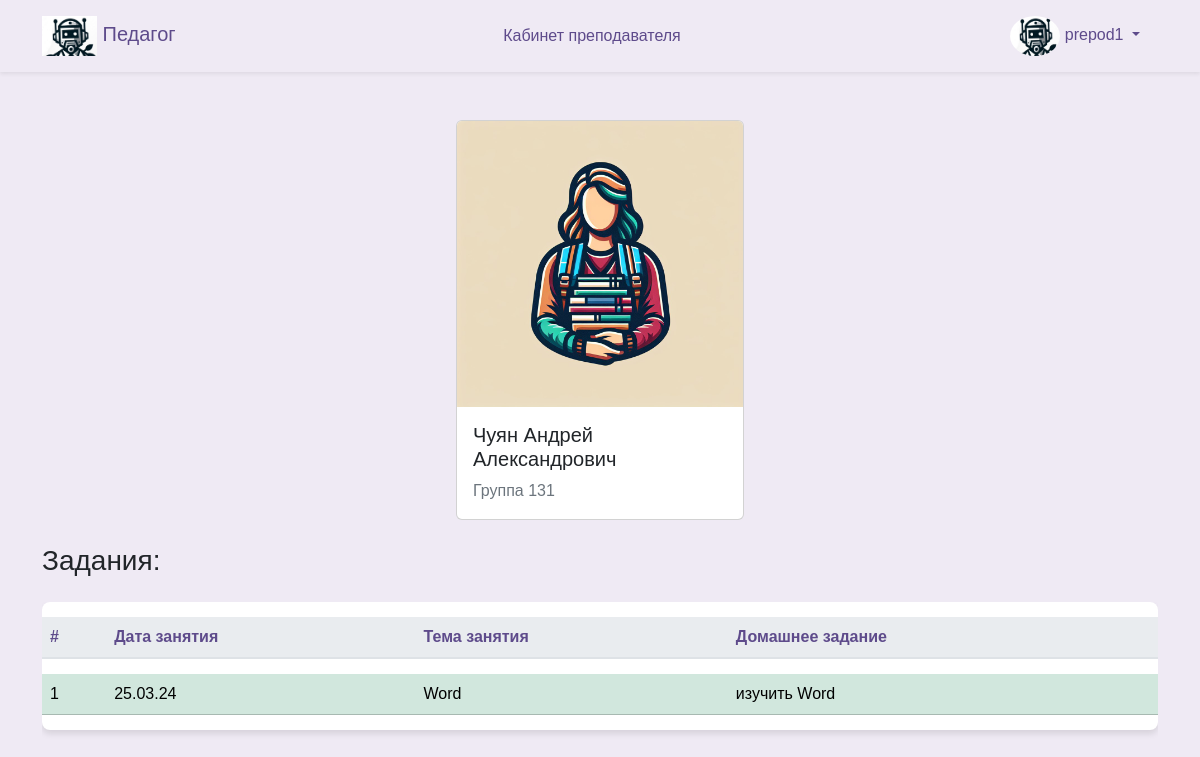
Screenshot of /student (signed in) with the database file from the repository.
### database/models.py (models this page shows, shortened)
class User(Base):
    __tablename__ = "users"
    id = Column(Integer, primary_key=True)
    username = Column(String, unique=True)
    fio = Column(String, default= 'Noname')  # Убрали уникальность
    email = Column(String, unique=True)
    password = Column(String)
    user_type = Column(Enum(UserType), default=UserType.student)
    group_id = Column(Integer, ForeignKey("group.id"), default= 1)
    group = relationship("Group", back_populates="user")
    history_user = relationship("History", back_populates="user_history")

class Group(Base):
    __tablename__ = "group"
    id = Column(Integer, primary_key=True)
    name = Column(String, unique=True, nullable=False)
    user = relationship("User", back_populates="group")

class Visit(Base):
    __tablename__ = "visit"
    id = Column(Integer, primary_key=True)
    data = Column(String, nullable=False)
    visit_status = Column(Boolean)
    history_visit = relationship("History", back_populates="visit_history")

class Theme(Base):
    __tablename__ = "theme"
    id = Column(Integer, primary_key=True)
    name = Column(String, nullable=False, unique=True)
    discipline_id = Column(Integer, ForeignKey("discipline.id"), nullable=False)
    discipline_theme = relationship("Discipline", back_populates="theme_discipline")
    history_theme = relationship("History", back_populates="theme_history")

class Homework(Base):
    __tablename__ = "homework"
    id = Column(Integer, primary_key=True)
    name = Column(String)
    history_homework = relationship("History", back_populates="homework_history")

### frontend/router.py (the view)
@router.get("/student")
async def get_user(
    request: Request,
    user: User = Depends(get_user_or_redirect),
    session: AsyncSession = Depends(get_session),
):
    data = await CRUDUser.get_user_fio(session, user.username)
    data = [
        {"id": i, **dct}
        for i, dct in enumerate(data, start=1)
    ]
    print(data)
    users = await CRUDUser.get_all(session)
    groups = await CRUDGroup.get_all(session)
    disciplines = await CRUDDiscipline.get_all(session)
    return templates.TemplateResponse(
        "student/student.html",
        {
            "request": request,
            "user": user,
            "data": data,
            "users": users,
            "groups": groups,
            "disciplines": disciplines,
        },
    )

### frontend/template/student/student.html (shortened to what this page needs)
{% extends "base/base.html" %}
{% block content %}
<div class="d-flex justify-content-center">
  <div class="card" style="width: 18rem;">
    <img src="../assets/img/student.jpg" class="card-img-top" alt="...">
    <div class="card-body">
      <h5 class="card-title">{{ data[0]['fio'] }}</h5>
      <p class="card-text">{{ data[0]['group_name'] }}</p>
    </div>
  </div>
</div>
<div class="row">
  <div class="col-12">
    <h3 class="mb-4">Задания:</h3>
    <div class="table-responsive">
      <table class="table table-hover table-shadow table-rounded">
        <thead>
          <tr>
            <th scope="col">#</th>
            <th scope="col">Дата занятия</th>
            <th scope="col">Тема занятия</th>
            <th scope="col">Домашнее задание</th>
          </tr>
        </thead>
        <tbody>
          {% for row in data %}
          <tr class="table-success">
            <td>{{ row.id }}</td>
            <td>{{ row.date }}</td>
            <td>{{ row.theme }}</td>
            <td>{{ row.homework }}</td>
          </tr>
          {% endfor %}
        </tbody>
      </table>
    </div>
  </div>
</div>
{% endblock %}

### frontend/template/base/nav.html (shortened to what this page needs)
<nav class="navbar navbar-expand-lg navbar-light shadow-sm">
    <div class="container">
      <a class="navbar-brand" href="/">
        <img src="/assets/img/logo2.jpg" alt="Педагог Logo" id="brand-logo" style="max-height: 40px;"> Педагог
      </a>
      <div class="collapse navbar-collapse" id="navbarNav">
        {% if user %}
        <ul class="navbar-nav mx-auto">
          {% if user.user_type.value == 'teacher' %}
          <li class="nav-item {% if request_path == '/prepod' %}active{% endif %}">
            <a class="nav-link" href="/prepod">Кабинет преподавателя</a>
          </li>
          {% endif %}
        </ul>
        <ul class="navbar-nav">
          <li class="nav-item dropdown">
            <a class="nav-link dropdown-toggle" href="#" id="navbarDropdownMenuLink" data-bs-toggle="dropdown"
              aria-expanded="false">
              <img src="/assets/img/logo2.jpg" alt="Профиль" style="border-radius: 50%; width: 50px; height: 40px;">
              {{user.username}}
            </a>
          </li>
        </ul>
        {% endif %}
      </div>
    </div>
</nav>

### frontend/assets/css/base.css (style rules this page uses)
body { margin: 0; font-family: 'Nunito Sans', Arial, sans-serif; background-color: #efeaf4; }
.navbar { background-color: rgb(255, 255, 255), 255, 255); box-shadow: 0 4px 6px rgba(0, 0, 0, 0.1); }
.navbar-brand, .nav-link { color: #5e4b8b !important; }
.nav-link { margin: 0 10px; border-radius: 20px; transition: background-color 0.3s, color 0.3s; }
p { color: #6c757d; }
.table { background-color: #ffffff; color: #5e4b8b; border-collapse: separate; border-spacing: 0 15px; }
.table th, .table td { border-top: none !important; vertical-align: middle; }
.table thead th { background-color: #e9ecef; color: #5e4b8b; border-bottom: 2px solid #dee2e6; }
.table td { padding: .5rem; }
.table-rounded { border-radius: .5rem; overflow: hidden; }
.table-shadow { box-shadow: 0 4px 6px rgba(0, 0, 0, 0.1); }

### rows the page displays
User: username "prepod1", fio "Чуян Андрей Александрович", id "1", date "25.03.24", theme "Word", homework "изучить Word"
Group: name "Группа 131"
